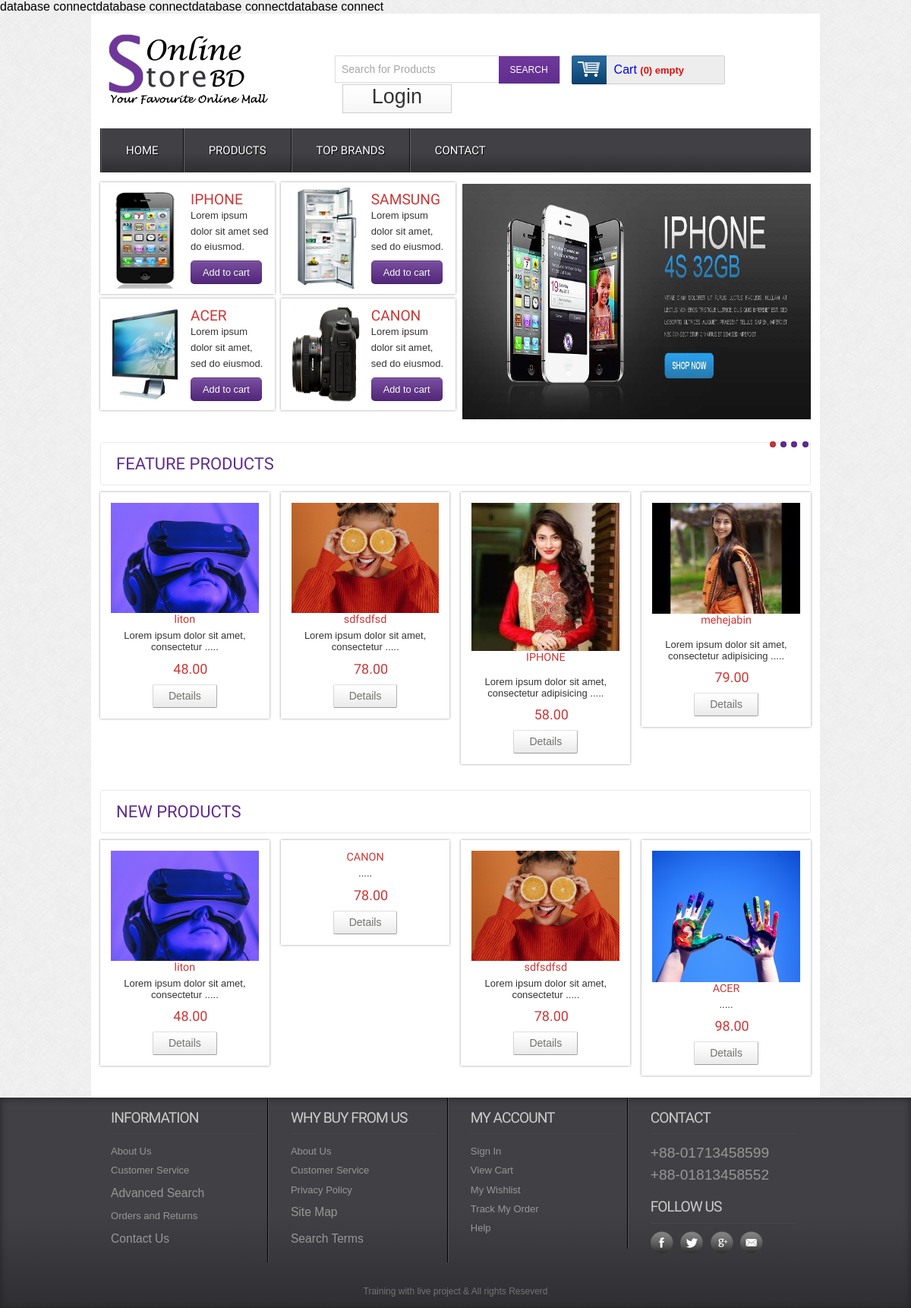
The page / on the database its author committed.
### tables this page shows
CREATE TABLE `tbl_product` (
  `proId` int(11) NOT NULL,
  `proName` varchar(255) NOT NULL,
  `catId` int(11) NOT NULL,
  `brandId` int(11) NOT NULL,
  `proDetails` varchar(255) NOT NULL,
  `proPrice` float(10,2) NOT NULL,
  `proImage` varchar(255) NOT NULL,
  `type` tinyint(4) NOT NULL
);

### classes/product.php (called while the page is built, shortened)
<?php
$filePath = realpath(dirname(__FILE__));
require_once ($filePath."/../lib/Database.php");
require_once ($filePath."/../helpers/formate.php");
?>
<?php
class Product{
    private $db;
    public function __construct(){
        $this->db = new Database();
    }
    public function featurepro(){
        $selecttQuery = "select * from tbl_product where type='1' limit 4";
        $selectRun = $this->db->select($selecttQuery);
        return $selectRun;
    }
    public function newfeaturepro(){
        $selecttQuery = "select * from tbl_product limit 4";
        $selectRun = $this->db->select($selecttQuery);
        return $selectRun;
    }
}
?>

### helpers/formate.php (called while the page is built, shortened)
<?php
    class formate{
        public function shortdata($body,$limited=400){
            $text = substr($body,0,$limited);
            $text = substr($body,0,strrpos($text," "));
            $text =$text. " ";
            $text =$text.".....";
            return $text;
        }
    }
?>

### index.php (the view, shortened to what this page needs)
<?php require_once ("inc/header.php"); ?>
<?php require_once "inc/header_bottom.php"?>
 <div class="main">
    <div class="content">
    	<div class="content_top">
    		<div class="heading">
    		<h3>Feature Products</h3>
    		</div>
    	</div>
	      <div class="section group">
              <?php
                $featurePd = $pd->featurepro();
                if($featurePd){
                    while($getData = $featurePd->fetch_assoc()){ ?>
                        <div class="grid_1_of_4 images_1_of_4">
                            <a href="product_details.php?proId=<?php echo $getData['proId']?>"><img src="admin/upload/<?php echo $getData['proImage']?>" alt="" /></a>
                            <h2><?php echo $getData['proName']?> </h2>
                            <p><?php echo $fm->shortdata($getData['proDetails'])?></p>
                            <p><span class="price"><?php echo $getData['proPrice']?></span></p>
                            <div class="button"><span><a href="product_details.php?proId=<?php echo $getData['proId']?>" class="details">Details</a></span></div>
                        </div>
                    <?php } } ?>
			</div>
			<div class="content_bottom">
    		<div class="heading">
    		<h3>New Products</h3>
    		</div>
    	</div>
			<div class="section group">
                <?php
                $featurePd = $pd->newfeaturepro();
                if($featurePd){
                    while($getData = $featurePd->fetch_assoc()){ ?>
                        <div class="grid_1_of_4 images_1_of_4">
                            <a href="product_details.php?proId=<?php echo $getData['proId']?>"><img src="admin/upload/<?php echo $getData['proImage']?>" alt="" /></a>
                            <h2><?php echo $getData['proName']?> </h2>
                            <p><?php echo $fm->shortdata($getData['proDetails'])?></p>
                            <p><span class="price"><?php echo $getData['proPrice']?></span></p>
                            <div class="button"><span><a href="product_details.php?proId=<?php echo $getData['proId']?>" class="details">Details</a></span></div>
                        </div>
                    <?php } } ?>
			</div>
    </div>
 </div>
<?php require_once ("inc/footer.php"); ?>

### css/style.css (style rules this page uses)
html,body,div,span,applet,object,iframe,h1,h2,h3,h4,h5,h6,p,blockquote,pre,a,abbr,acronym,address,big,cite,code,del,dfn,em,img,ins,kbd,q,s,samp,small,strike,strong,sub,sup,tt,var,b,u,i,dl,dt,dd,ol,nav ul,nav li,fieldset,form,label,legend,table,caption,tbody,tfoot,thead,tr,th,td,article,aside,canvas,details,embed,figure,figcaption,footer,header,hgroup,menu,nav,output,ruby,section,summary,time,mark,audio,video { margin:0;padding:0;border:0;font-size:100%;font:inherit;vertical-align:baseline; }
a { text-decoration:none; }
img { max-width:100%; }
body { font-family:Arial, Helvetica, sans-serif; background:url(../images/body_bg3.jpg); }
.section { clear: both; padding: 0px; margin: 0px; }
.group:before, .group:after { content:""; display:table; }
.group:after { clear:both; }
.group { zoom:1; }
.content { padding:20px 0; background:#FFF; }
.content h2 { font-size:23px; color:#6C6C6C; font-family: 'Monda', sans-serif; }
.content_top { padding:15px 20px; border:1px solid #EBE8E8; border-radius:3px; }
.content_bottom { padding:15px 20px; border:1px solid #EBE8E8; border-radius:3px; margin-top:2.6%; }
.heading { float:left; margin-right:10%; }
.heading h3 { font-family: 'Monda', sans-serif; font-size:22px; color:#602D8D; text-transform:uppercase; }
.grid_1_of_4 { display: block; float:left; margin: 1% 0 1% 1.6%; box-shadow: 0px 0px 3px rgb(150, 150, 150); }
.grid_1_of_4:first-child { margin-left: 0; }
.images_1_of_4 { width: 20.8%; padding:1.5%; text-align:center; position:relative; }
.images_1_of_4 img { max-width:100%; }
.images_1_of_4 h2 { color: #CC3636; font-family: 'Monda', sans-serif; font-size:0.9em; font-weight : normal; }
.images_1_of_4 p { font-size:0.8125em; padding:0.4em 0; color: #333; }
.images_1_of_4 p span.price { font-size:18px; font-family: 'Monda', sans-serif; color: #CC3636; margin-left:15px; }
.images_1_of_4 .button { float: left; line-height: 1.9em; margin-top: 0.3em; width: 100%; }
.images_1_of_4 .button a { padding:7px 20px; font-size:0.8em; }
.images_1_of_4 .button a { font-family: "Trebuchet MS",Arial,Helvetica,sans-serif; font-size: 14px; line-height: 15px; text-transform: none; color: #737370; text-decoration: none!important; background: url(../images/button-bg.png) repeat-x 0 0 #E8E8E8; display: inline-block; border-left: 1px solid #D4D4D4!important; border-right: 1px solid #ADADAD!important; border-top: 1px solid #E0E0E0!important; border-bottom: 1px solid #9C9C9C!important; cursor: pointer!important; margin: 0 2px; border-radius: 2px; -moz-border-radius: 2px; -webkit-border-radius: 2px; -webkit-transition: all 0.5s ease; -moz-transition: all 0.5s ease; -o-transition: all 0.5s ease; transition: all 0.5s ease; }

### rows shown on the page
tbl_product: proImage (picture), proName "liton", proDetails "Lorem ipsum dolor sit amet, consectetur .....", proPrice "48.00"
tbl_product: proImage (picture), proName "sdfsdfsd", proDetails "Lorem ipsum dolor sit amet, consectetur .....", proPrice "78.00"
tbl_product: proImage (picture), proName "IPHONE", proDetails "Lorem ipsum dolor sit amet, consectetur adipisicing .....", proPrice "58.00"
tbl_product: proImage (picture), proName "mehejabin", proDetails "Lorem ipsum dolor sit amet, consectetur adipisicing .....", proPrice "79.00"
tbl_product: proName "CANON", proDetails ".....", proPrice "78.00"
tbl_product: proImage (picture), proName "ACER", proDetails ".....", proPrice "98.00"
